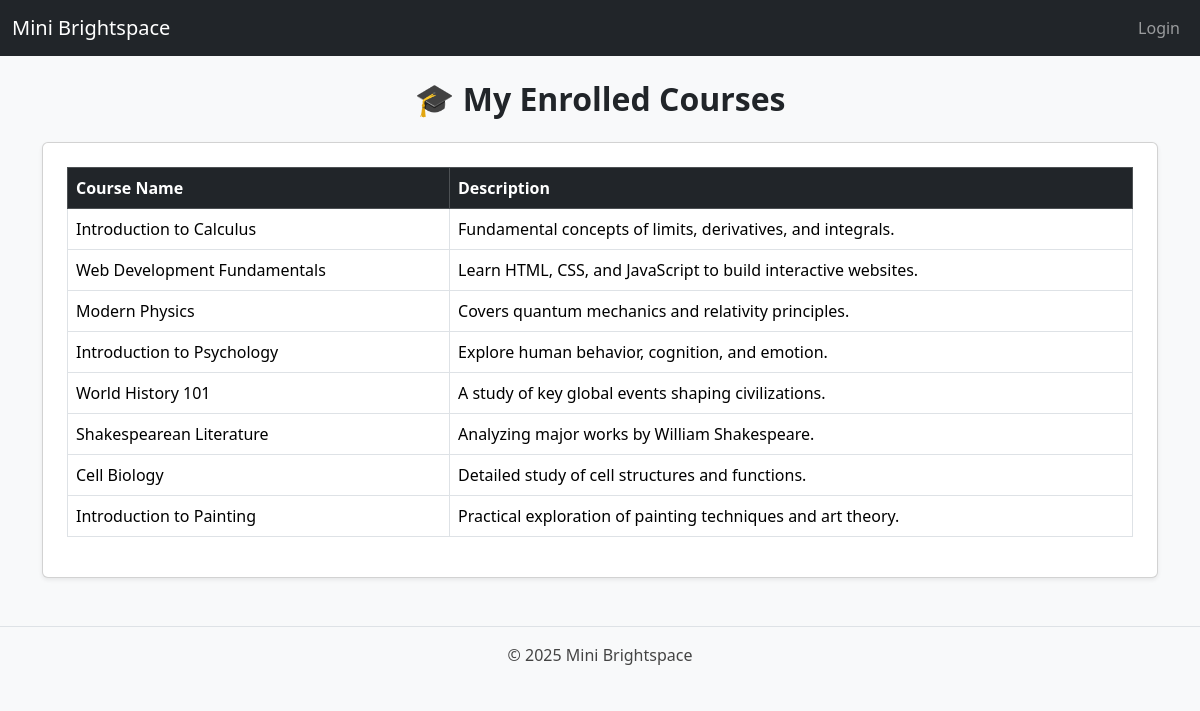
Page /courses/my_courses.php (signed in) on the committed database.
### tables this page shows
CREATE TABLE `courses` (
  `course_id` int(11) NOT NULL,
  `course_name` varchar(150) NOT NULL,
  `description` text DEFAULT NULL,
  `teacher_id` int(11) NOT NULL
);

### includes/bootstrap.php (called while the page is built, shortened)
<?php
function render($view, $data = []) {
    extract($data);
    include BASE_DIR . '/includes/header.php';
    include BASE_DIR . '/views/' . $view . '.php';
    include BASE_DIR . '/includes/footer.php';
}

### courses/my_courses.php (called while the page is built, shortened)
<?php
require_once __DIR__ . '/../includes/bootstrap.php';
$student_id = $_SESSION['user_id'];
$sql = "SELECT course_name, description FROM courses c
        JOIN enrollments e ON c.course_id = e.course_id
        WHERE e.student_id = '$student_id'";
$result = $conn->query($sql);
render('my_courses_view', ['result' => $result]);

### views/my_courses_view.php (the view)
<h2 class="text-center mb-4">🎓 My Enrolled Courses</h2>
<div class="card shadow-sm p-4">
  <table class="table table-bordered table-hover">
    <thead class="table-dark">
      <tr>
        <th>Course Name</th>
        <th>Description</th>
      </tr>
    </thead>
    <tbody>
      <?php if ($result && $result->num_rows > 0): ?>
        <?php while ($row = $result->fetch_assoc()): ?>
          <tr>
            <td><?= htmlspecialchars($row['course_name']) ?></td>
            <td><?= htmlspecialchars($row['description']) ?></td>
          </tr>
        <?php endwhile; ?>
      <?php else: ?>
        <tr><td colspan="2" class="text-center text-muted">No courses enrolled.</td></tr>
      <?php endif; ?>
    </tbody>
  </table>
</div>

### assets/css/style.css (style rules this page uses)
body { background-color: #f8f9fa; font-family: 'Segoe UI', sans-serif; }
h2 { font-weight: 600; }
.table { background: white; }

### rows in the picture
courses: course_name "Introduction to Calculus", description "Fundamental concepts of limits, derivatives, and integrals."
courses: course_name "Web Development Fundamentals", description "Learn HTML, CSS, and JavaScript to build interactive websites."
courses: course_name "Modern Physics", description "Covers quantum mechanics and relativity principles."
courses: course_name "Introduction to Psychology", description "Explore human behavior, cognition, and emotion."
courses: course_name "World History 101", description "A study of key global events shaping civilizations."
courses: course_name "Shakespearean Literature", description "Analyzing major works by William Shakespeare."
courses: course_name "Cell Biology", description "Detailed study of cell structures and functions."
courses: course_name "Introduction to Painting", description "Practical exploration of painting techniques and art theory."
